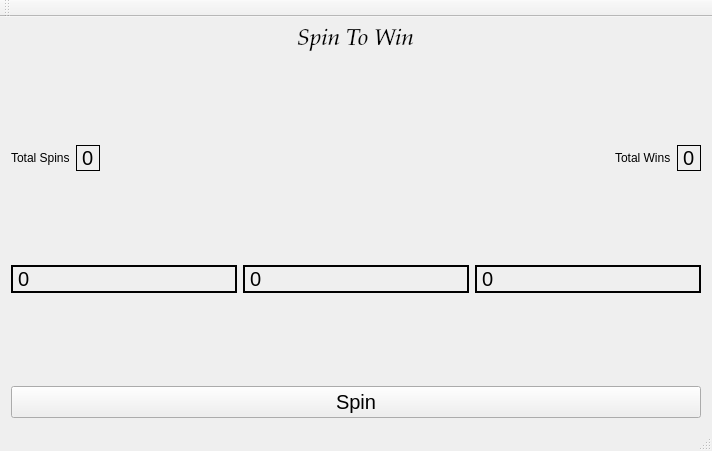
<?xml version="1.0" encoding="UTF-8"?>
<ui version="4.0">
 <class>MainWindow</class>
 <widget class="QMainWindow" name="MainWindow">
  <property name="geometry">
   <rect>
    <x>0</x>
    <y>0</y>
    <width>712</width>
    <height>451</height>
   </rect>
  </property>
  <property name="windowTitle">
   <string>MainWindow</string>
  </property>
  <widget class="QWidget" name="centralWidget">
   <layout class="QVBoxLayout" name="verticalLayout">
    <item>
     <layout class="QHBoxLayout" name="horizontalLayout_4">
      <item>
       <spacer name="horizontalSpacer_2">
        <property name="orientation">
         <enum>Qt::Horizontal</enum>
        </property>
        <property name="sizeHint" stdset="0">
         <size>
          <width>208</width>
          <height>20</height>
         </size>
        </property>
       </spacer>
      </item>
      <item>
       <widget class="QLabel" name="label">
        <property name="font">
         <font>
          <family>P052</family>
          <pointsize>17</pointsize>
          <italic>true</italic>
         </font>
        </property>
        <property name="text">
         <string>Spin To Win</string>
        </property>
       </widget>
      </item>
      <item>
       <spacer name="horizontalSpacer_3">
        <property name="orientation">
         <enum>Qt::Horizontal</enum>
        </property>
        <property name="sizeHint" stdset="0">
         <size>
          <width>208</width>
          <height>20</height>
         </size>
        </property>
       </spacer>
      </item>
     </layout>
    </item>
    <item>
     <spacer name="verticalSpacer">
      <property name="orientation">
       <enum>Qt::Vertical</enum>
      </property>
      <property name="sizeHint" stdset="0">
       <size>
        <width>20</width>
        <height>74</height>
       </size>
      </property>
     </spacer>
    </item>
    <item>
     <layout class="QHBoxLayout" name="horizontalLayout_3">
      <item>
       <layout class="QHBoxLayout" name="horizontalLayout">
        <item>
         <widget class="QLabel" name="label_2">
          <property name="text">
           <string>Total Spins</string>
          </property>
         </widget>
        </item>
        <item>
         <widget class="QLabel" name="spinLabel">
          <property name="font">
           <font>
            <pointsize>15</pointsize>
           </font>
          </property>
          <property name="frameShape">
           <enum>QFrame::Panel</enum>
          </property>
          <property name="text">
           <string>0</string>
          </property>
         </widget>
        </item>
       </layout>
      </item>
      <item>
       <spacer name="horizontalSpacer">
        <property name="orientation">
         <enum>Qt::Horizontal</enum>
        </property>
        <property name="sizeHint" stdset="0">
         <size>
          <width>458</width>
          <height>20</height>
         </size>
        </property>
       </spacer>
      </item>
      <item>
       <layout class="QHBoxLayout" name="horizontalLayout_2">
        <item>
         <widget class="QLabel" name="label_3">
          <property name="text">
           <string>Total Wins</string>
          </property>
         </widget>
        </item>
        <item>
         <widget class="QLabel" name="winLabel">
          <property name="font">
           <font>
            <pointsize>15</pointsize>
           </font>
          </property>
          <property name="frameShape">
           <enum>QFrame::Panel</enum>
          </property>
          <property name="text">
           <string>0</string>
          </property>
         </widget>
        </item>
       </layout>
      </item>
     </layout>
    </item>
    <item>
     <spacer name="verticalSpacer_2">
      <property name="orientation">
       <enum>Qt::Vertical</enum>
      </property>
      <property name="sizeHint" stdset="0">
       <size>
        <width>20</width>
        <height>73</height>
       </size>
      </property>
     </spacer>
    </item>
    <item>
     <layout class="QHBoxLayout" name="horizontalLayout_5">
      <item>
       <widget class="QLabel" name="label_6">
        <property name="font">
         <font>
          <pointsize>15</pointsize>
         </font>
        </property>
        <property name="frameShape">
         <enum>QFrame::WinPanel</enum>
        </property>
        <property name="text">
         <string>0</string>
        </property>
       </widget>
      </item>
      <item>
       <widget class="QLabel" name="label_8">
        <property name="font">
         <font>
          <pointsize>15</pointsize>
         </font>
        </property>
        <property name="frameShape">
         <enum>QFrame::WinPanel</enum>
        </property>
        <property name="text">
         <string>0</string>
        </property>
       </widget>
      </item>
      <item>
       <widget class="QLabel" name="label_7">
        <property name="font">
         <font>
          <pointsize>15</pointsize>
         </font>
        </property>
        <property name="frameShape">
         <enum>QFrame::WinPanel</enum>
        </property>
        <property name="text">
         <string>0</string>
        </property>
       </widget>
      </item>
     </layout>
    </item>
    <item>
     <spacer name="verticalSpacer_3">
      <property name="orientation">
       <enum>Qt::Vertical</enum>
      </property>
      <property name="sizeHint" stdset="0">
       <size>
        <width>20</width>
        <height>78</height>
       </size>
      </property>
     </spacer>
    </item>
    <item>
     <widget class="QPushButton" name="pushButton">
      <property name="font">
       <font>
        <pointsize>15</pointsize>
       </font>
      </property>
      <property name="text">
       <string>Spin</string>
      </property>
     </widget>
    </item>
   </layout>
  </widget>
  <widget class="QMenuBar" name="menuBar">
   <property name="geometry">
    <rect>
     <x>0</x>
     <y>0</y>
     <width>712</width>
     <height>23</height>
    </rect>
   </property>
  </widget>
  <widget class="QToolBar" name="mainToolBar">
   <attribute name="toolBarArea">
    <enum>TopToolBarArea</enum>
   </attribute>
   <attribute name="toolBarBreak">
    <bool>false</bool>
   </attribute>
  </widget>
  <widget class="QStatusBar" name="statusBar"/>
 </widget>
 <layoutdefault spacing="6" margin="11"/>
 <resources/>
 <connections/>
</ui>
